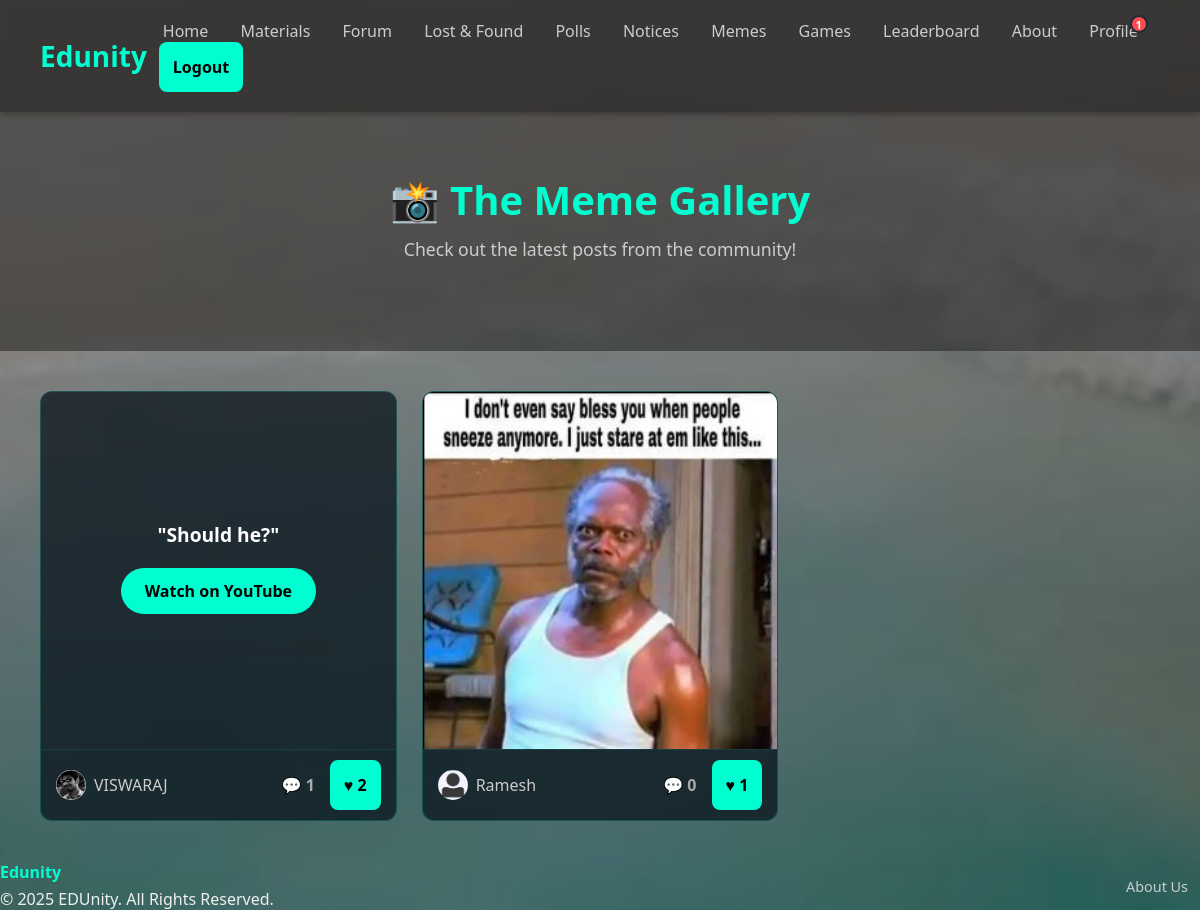
Page /memes/gallery/ (signed in) on the committed database.
### memes/models.py (models this page shows, shortened)
class Meme(models.Model):
    MEME_TYPE_CHOICES = [
        ('IMAGE', 'Image'),
        ('VIDEO', 'Video Link'),
    ]
    meme_type = models.CharField(max_length=5, choices=MEME_TYPE_CHOICES)
    caption = models.CharField(max_length=255)
    author = models.ForeignKey(User, on_delete=models.CASCADE)
    created_at = models.DateTimeField(auto_now_add=True)
    image = models.ImageField(upload_to='memes/', blank=True, null=True)
    video_link = models.URLField(blank=True, null=True)
    likes = models.ManyToManyField(User, related_name='liked_memes', blank=True)
    class Meta: ordering = ['-created_at']

### core/models.py (models this page shows, shortened)
class Profile(models.Model):
    user = models.OneToOneField(User, on_delete=models.CASCADE)
    points = models.IntegerField(default=0)
    image = models.ImageField(default='images/profile_pics/default.jpg', upload_to='profile_pics/')
    bio = models.TextField(max_length=500, blank=True, null=True, help_text="Tell us a little about yourself.")
    friends = models.ManyToManyField('self', blank=True)

### memes/views.py (the view)
# urls.py: path('gallery/', views.meme_gallery_view, name='meme_gallery'),
@login_required
def meme_gallery_view(request):
    all_memes_list = Meme.objects.all()
    paginator = Paginator(all_memes_list, 9) # 9 per page for a nice 3x3 grid
    page_number = request.GET.get('page')
    page_obj = paginator.get_page(page_number)
    return render(request, 'memes/meme_gallery.html', {'memes': page_obj})

### core/context_processors.py (called while the page is built)
def notification_processor(request):
    if request.user.is_authenticated:
        friend_request_count = FriendRequest.objects.filter(to_user=request.user).count()
        unread_notification_count = Notification.objects.filter(recipient=request.user, is_read=False).count()
        total_notifications = friend_request_count + unread_notification_count
        return {'total_notifications': total_notifications}
    return {}

### templates/memes/meme_gallery.html (shortened to what this page needs)
{% extends 'base.html' %}
{% block content %}
  <section class="hero">
    <h1>📸 The Meme Gallery</h1>
    <p>Check out the latest posts from the community!</p>
  </section>
  <div class="gallery" id="gallery">
    {% for meme in memes %}
      <div class="gallery-card">
        {% if meme.meme_type == 'IMAGE' and meme.image %}
          <a href="{% url 'meme_detail' meme.id %}" class="gallery-link">
            <img src="{{ meme.image.url }}" alt="{{ meme.caption }}" />
          </a>
        {% elif meme.meme_type == 'VIDEO' %}
          <div class="video-link-card">
            <p class="video-caption">"{{ meme.caption }}"</p>
            <a href="{{ meme.video_link }}" target="_blank" class="watch-button">
              {% if 'instagram' in meme.video_link %}Watch on Instagram{% else %}Watch on YouTube{% endif %}
            </a>
          </div>
        {% endif %}
        <div class="card-footer">
          <a href="{% url 'view_user_profile' meme.author.username %}" class="author-info-small">
            <img src="{{ meme.author.profile.image.url }}">
            <span>{{ meme.author.username }}</span>
          </a>
          <div class="card-actions">
            <a href="{% url 'meme_detail' meme.id %}" class="comment-btn">💬 {{ meme.comments.count }}</a>
            <form action="{% url 'like_meme' meme.id %}" method="post">
              <button type="submit" class="like-btn {% if request.user in meme.likes.all %}liked{% endif %}">
                ♥ {{ meme.likes.count }}
              </button>
            </form>
          </div>
        </div>
      </div>
    {% empty %}
      <p style="color: #ccc; text-align: center; grid-column: 1 / -1;">The gallery is empty!</p>
    {% endfor %}
  </div>
{% endblock %}

### templates/base.html (shortened to what this page needs)
{% load static %}
<!DOCTYPE html>
<html lang="en">
<head>
  <link rel="stylesheet" href="{% static 'css/index.css' %}">
</head>
<body>
  <div class="content-wrapper">
    <header>
      <a href="{% if user.is_authenticated %}{% url 'dashboard' %}{% else %}{% url 'home' %}{% endif %}" class="logo-link">
            <div class="logo">Edunity</div>
      </a>
      <nav id="main-nav">
        {% if user.is_authenticated %}
          <a href="{% url 'dashboard' %}">Home</a>
          <a href="{% url 'materials' %}">Materials</a>
          <a href="{% url 'forum' %}">Forum</a>
          <a href="{% url 'lost_and_found' %}">Lost & Found</a>
          <a href="{% url 'polls' %}">Polls</a>
          <a href="{% url 'notices' %}">Notices</a>
          <a href="{% url 'memes' %}">Memes</a>
          <a href="{% url 'games' %}">Games</a>
          <a href="{% url 'leaderboard' %}">Leaderboard</a>
          <a href="{% url 'about_us' %}">About</a>
          <a href="{% url 'my_profile' %}" class="profile-nav-link">
            Profile
            {% if total_notifications > 0 %}
              <span class="notification-badge">{{ total_notifications }}</span>
            {% endif %}
          </a>
          <form action="{% url 'logout' %}" method="post" style="display: inline;"><input type="hidden" name="csrfmiddlewaretoken" value="{{ csrf_token }}"><button type="submit" class="logout-button">Logout</button></form>
        {% else %}
          <a href="{% url 'home' %}">Home</a>
          <a href="{% url 'about_us' %}">About</a>
          <a href="{% url 'login' %}">Login</a>
          <a href="{% url 'signup' %}" style="font-weight: bold; color: #00ffd0;">Sign Up</a>
        {% endif %}
      </nav>
    </header>
    <main>
      {% block content %}{% endblock %}
    </main>
  </div>
  <footer class="site-footer">
    <div class="footer-content">
      <div class="footer-info">
        <div class="logo">Edunity</div>
        <p>&copy; 2025 EDUnity. All Rights Reserved.</p>
      </div>
      <nav class="footer-nav">
        <a href="{% url 'about_us' %}">About Us</a>
      </nav>
    </div>
  </footer>
</body>
</html>

### rows in the picture
Meme: caption "Should he?", shows "Watch on YouTube", author.profile.image (picture), author.username "VISWARAJ", comments.count "1", likes.count "2"
Meme: image (picture), author.profile.image (placeholder picture), author.username "Ramesh", comments.count "0", likes.count "1"

### other values in the picture
{{ total_notifications }} "1"
